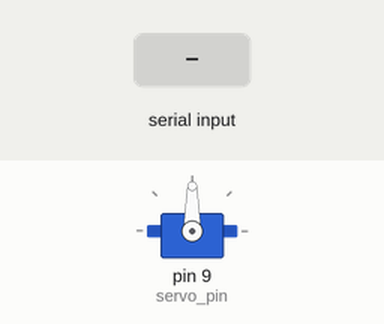
This sketch was run on a simulated Arduino Uno, built with avr-gcc and run on an emulated ATmega328P. Parts: servo. The inputs (shaded band) are chosen by the test bench.

Above: at 1.2 s.
1.3 s: "30,150\n" received over Serial
At 1.9 s:
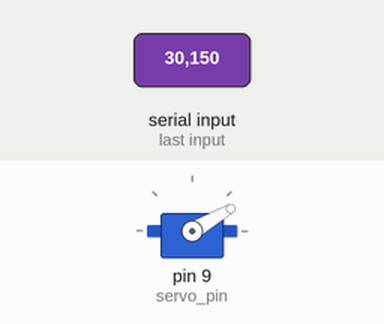
2.8 s: "5\n" received over Serial
At 4.0 s:
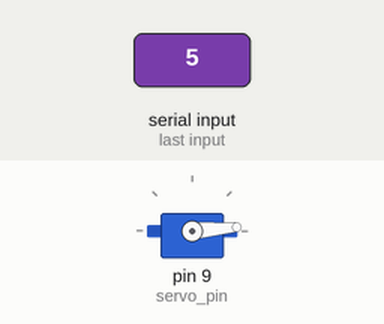
4.3 s: "200\n" received over Serial
At 5.3 s:
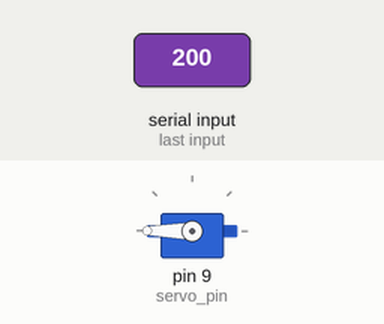
5.8 s: "90,45\n" received over Serial
At 6.5 s:
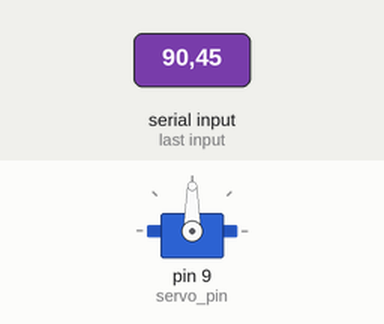
Timing chart, 0 to 8.3 s (numbered marks = the images above; inputs shaded):
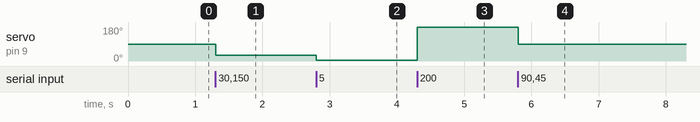

The sketch:

servo.ino
```cpp
#include <Servo.h>
#define BAUD 9600
#define servo_pin 9 // analogico

String receivedString;
Servo servoMotor;
int angle = 0;

void setup() {
  Serial.begin(BAUD);
  servoMotor.attach(servo_pin);
}

void loop() {
  if (Serial.available() > 0) {
    receivedString = Serial.readStringUntil('\n');
    angle = atoi(receivedString.c_str());
    angle = angle < 0 ? 0 : angle > 180 ? 180 : angle;
    servoMotor.write(angle);
  }
}
```

Measured:
- after the input at 1.3 s, servo on pin 9 (servo_pin): 90° → 30° at once
- after the input at 2.8 s, servo on pin 9 (servo_pin): 30° → 5° at once
- after the input at 4.3 s, servo on pin 9 (servo_pin): 5° → 180° at once
- after the input at 5.8 s, servo on pin 9 (servo_pin): 180° → 90° at once
